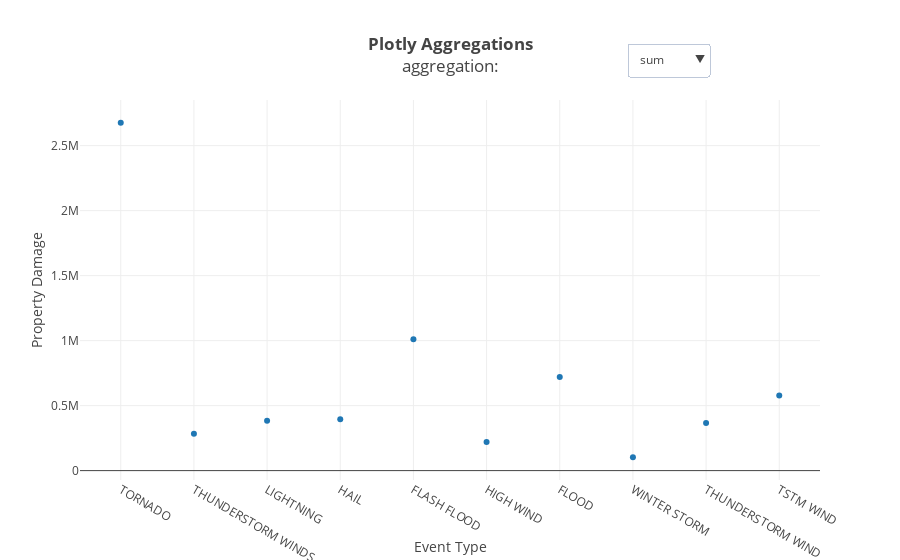

Write notebook code for a chart like this one.
### Markdown cell above
## Optional: Exploring Property Damage statistics on the top 10 event types

The following interactive chart allows you to explore simple statistical functions on Property Damage against top 10 event types.

### Code cell
import plotly.io as pio

ndf = (df[(df.EVTYPE.isin(tdf.EVTYPE)) & (df.PROPDMG > 100)]  );

subject = ndf['EVTYPE']
score = ndf['PROPDMG']

aggs = ["count","sum","avg","median","mode","rms","stddev","min","max","first","last"]

agg = []
agg_func = []
for i in range(0, len(aggs)):
    agg = dict(
        args=['transforms[0].aggregations[0].func', aggs[i]],
        label=aggs[i],
        method='restyle'
    )
    agg_func.append(agg)


data = [dict(
  type = 'scatter',
  x = subject,
  y = score,
  mode = 'markers',
  transforms = [dict(
    type = 'aggregate',
    groups = subject,
    aggregations = [dict(
        target = 'y', func = 'sum', enabled = True)
    ]
  )]
)]

layout = dict(
  title = '<b>Plotly Aggregations</b><br>aggregation:<br> ',
  xaxis = dict(title = 'Event Type'),
  yaxis = dict(title = 'Property Damage'),
  updatemenus = [dict(
        x = 0.85,
        y = 1.15,
        xref = 'paper',
        yref = 'paper',
        yanchor = 'top',
        active = 1,
        showactive = False,
        buttons = agg_func
  )]
)

fig_dict = dict(data=data, layout=layout)

pio.show(fig_dict, validate=False)

### Figure 1 — Plotly figure (JSON) as saved in the notebook; plotly's stock layout.template omitted (floating-point values rounded to 4 significant figures; data arrays with more than 128 entries replaced by an {"elided": "..."} marker saying what was removed)
{"data": [{"mode": "markers", "transforms": [{"aggregations": [{"enabled": true, "func": "sum", "target": "y"}], "groups": {"elided": "21535 str values"}, "type": "aggregate"}], "type": "scatter", "x": {"elided": "21535 str values"}, "y": {"elided": "21535 float values"}}], "layout": {"title": "<b>Plotly Aggregations</b><br>aggregation:<br> ", "updatemenus": [{"active": 1, "buttons": [{"args": ["transforms[0].aggregations[0].func", "count"], "label": "count", "method": "restyle"}, {"args": ["transforms[0].aggregations[0].func", "sum"], "label": "sum", "method": "restyle"}, {"args": ["transforms[0].aggregations[0].func", "avg"], "label": "avg", "method": "restyle"}, {"args": ["transforms[0].aggregations[0].func", "median"], "label": "median", "method": "restyle"}, {"args": ["transforms[0].aggregations[0].func", "mode"], "label": "mode", "method": "restyle"}, {"args": ["transforms[0].aggregations[0].func", "rms"], "label": "rms", "method": "restyle"}, {"args": ["transforms[0].aggregations[0].func", "stddev"], "label": "stddev", "method": "restyle"}, {"args": ["transforms[0].aggregations[0].func", "min"], "label": "min", "method": "restyle"}, {"args": ["transforms[0].aggregations[0].func", "max"], "label": "max", "method": "restyle"}, {"args": ["transforms[0].aggregations[0].func", "first"], "label": "first", "method": "restyle"}, {"args": ["transforms[0].aggregations[0].func", "last"], "label": "last", "method": "restyle"}], "showactive": false, "x": 0.85, "xref": "paper", "y": 1.15, "yanchor": "top", "yref": "paper"}], "xaxis": {"title": "Event Type"}, "yaxis": {"title": "Property Damage"}}}
